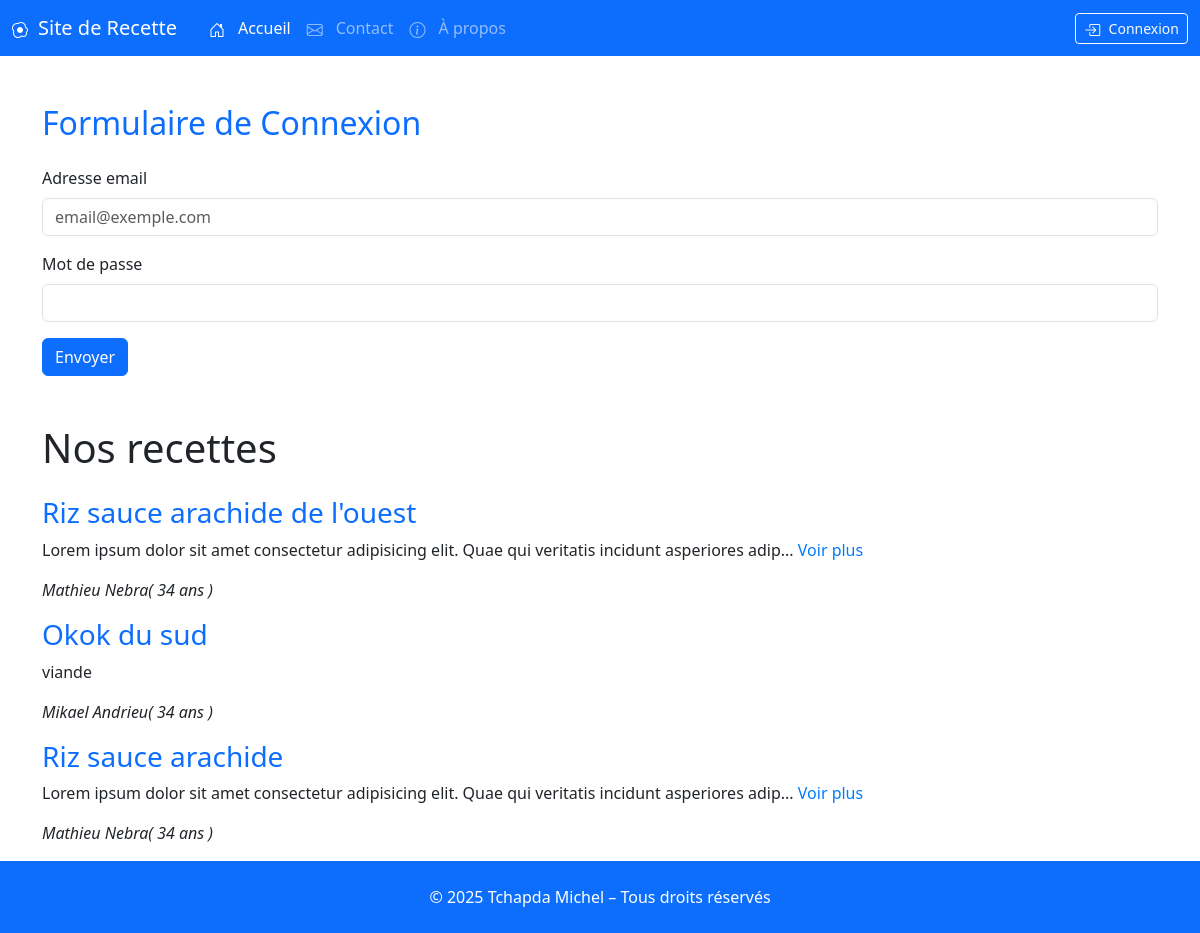
Before: / with the older database file.
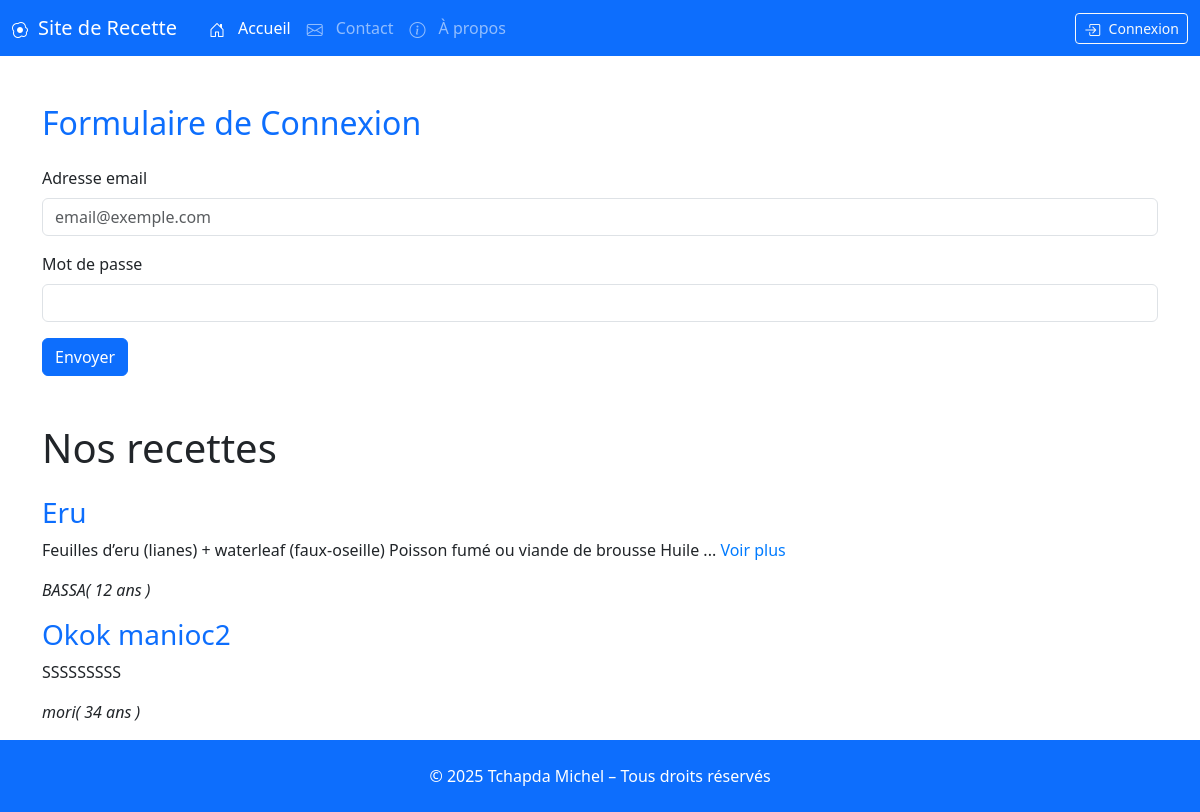
After: the same page with the newer database file.
### tables this page shows
CREATE TABLE `recipes` (
  `id` int(11) NOT NULL,
  `title` varchar(100) NOT NULL,
  `recipe` text NOT NULL,
  `author` text NOT NULL,
  `is_enabled` tinyint(1) NOT NULL
);

CREATE TABLE `users` (
  `id` bigint(20) NOT NULL,
  `full_name` varchar(200) NOT NULL,
  `email` varchar(100) NOT NULL,
  `age` tinyint(200) NOT NULL,
  `p` varchar(60) NOT NULL,
  `created_at` timestamp NOT NULL DEFAULT current_timestamp() ON UPDATE current_timestamp(),
  `is_admin` tinyint(1) NOT NULL
);

### variables.php (called while the page is built)
<?php
include_once ("config/mysqlconnect.php");
$recipeSql = "
    SELECT
        r.*,
        COALESCE(AVG(rev.note), 1) as moyenne_notes,
        COUNT(rev.review_id) as nb_notes
    FROM recipes r
    LEFT JOIN reviews rev ON rev.recipe_id = r.id
    GROUP BY r.id
    ORDER BY moyenne_notes DESC, nb_notes DESC
";
$recipesQuery = $mysqlClient->query($recipeSql);
$recipes = $recipesQuery -> fetchAll();
$userSql = "SELECT * FROM users ";
$usersQuery = $mysqlClient->query($userSql);
$users = $usersQuery -> fetchAll();

### index.php (the view, shortened to what this page needs)
<?php
require_once(__DIR__ . '/variables.php');
require_once(__DIR__ . '/functions.php');
?>
<?php include_once(__DIR__ . '/header.php') ?>
<?php include_once(__DIR__ . "/login.php"); ?>
<div class="container my-3">
      <h1 class=" mb-4">Nos recettes</h1>
      <?php foreach(getRecipes($recipes) as  $recipe) : ?>
          <div class="mt-1">
              <a  href="recipes_read.php?id=<?=$recipe["id"]?>" class="text-decoration-none"><h3 class="card-title"><?= $recipe['title'] ?> </h3></a>
              <p class="card-text mt-2"><?= shortenText($recipe['recipe'],$recipe["id"], 100) ?></p>
              <p><em><?= displayAuthor($recipe['author'], $users) ?></em></p>
          </div>
      <?php endforeach; ?>
</div>
<?php require_once(__DIR__ . '/footer.php')  ?>

### header.php (shortened to what this page needs)
<!DOCTYPE html>
<html lang="fr">
<head>
    <link href="https://cdn.jsdelivr.net/npm/bootstrap@5.3.0/dist/css/bootstrap.min.css" rel="stylesheet">
    <link href="https://cdn.jsdelivr.net/npm/bootstrap-icons@1.10.5/font/bootstrap-icons.css" rel="stylesheet">
</head>
<?php
$current_page = basename($_SERVER['PHP_SELF']);
?>
<body>
    <header>
        <nav class="navbar navbar-expand-lg navbar-dark bg-primary">
            <div class="container-fluid">
                <a class="navbar-brand me-4" href="index.php">
                    <i class="bi bi-egg-fried"></i>
                    <span class="d-none d-sm-inline">Site de Recette</span>
                </a>
                <div class="collapse navbar-collapse" id="navbarContent">
                    <ul class="navbar-nav me-auto">
                        <li class="nav-item">
                            <a class="nav-link <?= ($current_page == 'index.php') ? 'active' : '' ?>" href="index.php">
                                <i class="bi bi-house-door"></i>
                                <span class="ms-1">Accueil</span>
                            </a>
                        </li>
                        <li class="nav-item">
                            <a class="nav-link <?= ($current_page == 'contact.php') ? 'active' : '' ?>" href="contact.php">
                                <i class="bi bi-envelope"></i>
                                <span class="ms-1">Contact</span>
                            </a>
                        </li>
                        <li class="nav-item">
                           <a class="nav-link <?= ($current_page == 'apropos.php') ? 'active' : '' ?>" href="apropos.php">
                               <i class="bi bi-info-circle"></i>
                               <span class="ms-1">À propos</span>
                           </a>
                       </li>
                    </ul>
                    <div class="ms-auto">
                        <?php if(!empty($_SESSION["auth"])) : ?>
                        <a href="logout.php" class="btn btn-danger btn-sm">
                            <i class="bi bi-power"></i>
                            <span class="d-none d-md-inline">Déconnexion</span>
                        </a>
                        <?php else : ?>
                         <a href="login.php" class="btn btn-outline-light btn-sm">
                            <i class="bi bi-box-arrow-in-right"></i>
                            <span class="d-none d-md-inline">Connexion</span>
                        </a>
                        <?php endif; ?>
                    </div>
                </div>
            </div>
        </nav>
    </header>
</body>
</html>

### login.php (shortened to what this page needs)
<?php require_once(__DIR__."/header.php"); ?>
<?php if(empty($_SESSION["auth"])) : ?>
  <main class="container my-5">
    <h2 class="text-primary mb-4">Formulaire de Connexion</h2>
    <form action="submit_login.php" method="post">
      <div class="mb-3">
        <label for="email" class="form-label">Adresse email</label>
        <input type="email" class="form-control" id="email" placeholder="email@exemple.com" name="email">
      </div>
      <div class="mb-3">
        <label for="message" class="form-label">Mot de passe</label>
        <input type="password" class="form-control" id="password" name="password">
      </div>
      <button type="submit" class="btn btn-primary">Envoyer</button>
    </form>
  </main>
<?php endif; ?>

### functions.php (shortened to what this page needs)
<?php
function getRecipes(array $recipes) : array{
    $validRecipes = [];
    foreach($recipes as $recipe){
        if(array_key_exists("is_enabled", $recipe) && $recipe["is_enabled"]){
            $validRecipes[] = $recipe;
        }
    }
    return $validRecipes;
}
function displayAuthor($email, array $users): string{
    $authorName = "Autheur Inconnu";
    foreach($users as $user){
        if($email == $user["email"]){
            $authorName = $user["full_name"] . '( ' . $user["age"] . ' ans )' ;
        }
    }
    return $authorName;
}
function shortenText(string $text, int $id, int $maxLength = 100): string
{
    if (strlen($text) <= $maxLength) {
        return $text;
    }
    $shortText = htmlspecialchars(substr($text, 0, $maxLength));
    $link = '... <a href="recipes_read.php?id='.urlencode($id).'" style="color: #007bff; text-decoration: none;">Voir plus</a>';
    return $shortText . $link;
}
?>

### footer.php (shortened to what this page needs)
  <footer class="bg-primary text-white text-center py-4 ">
    <div class="container">
      © 2025 Tchapda Michel – Tous droits réservés
    </div>
  </footer>
</body>
</html>

### header.php (style rules this page uses)
.navbar .bi { font-size: 1rem; vertical-align: middle; margin-right: 0.3rem; }

Changed rows visible on the page:
removed recipes: title "Riz sauce arachide de l'ouest", shortenText($recipe['recipe'],$recipe["id"], 100) "Lorem ipsum dolor sit amet consectetur adipisicing elit. Quae qui veritatis incidunt asperiores adip", author.age "Mathieu Nebra( 34 ans )"
removed recipes: title "Okok du sud", recipe "viande", author.age "Mikael Andrieu( 34 ans )"
removed recipes: title "Riz sauce arachide", shortenText($recipe['recipe'],$recipe["id"], 100) "Lorem ipsum dolor sit amet consectetur adipisicing elit. Quae qui veritatis incidunt asperiores adip", author.age "Mathieu Nebra( 34 ans )"
added recipes: title "Eru", shortenText($recipe['recipe'],$recipe["id"], 100) "Feuilles d’eru (lianes) + waterleaf (faux-oseille) Poisson fumé ou viande de brousse Huile", author.age "BASSA( 12 ans )"
added recipes: title "Okok manioc2", recipe "SSSSSSSSS", author.age "mori( 34 ans )"
